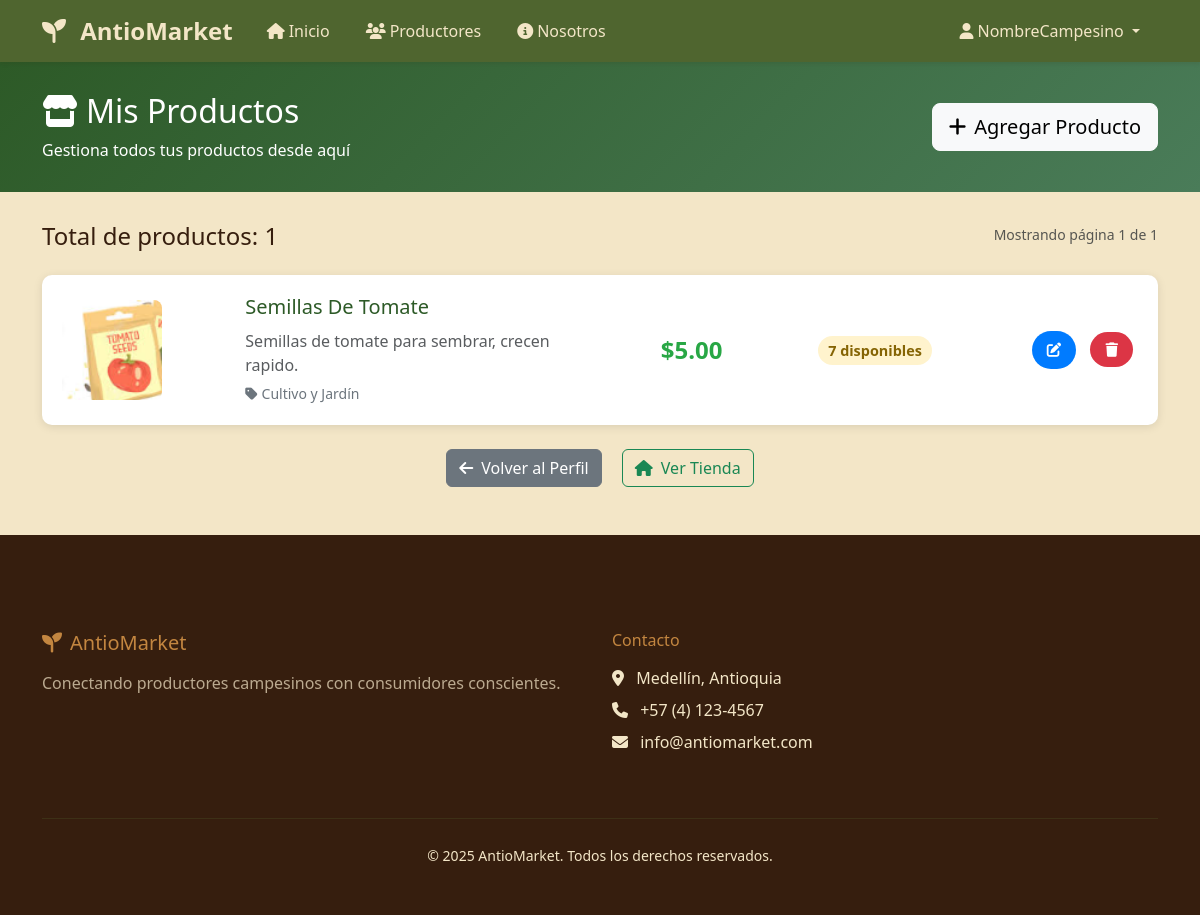
Before: /mis-productos/ (signed in) with the older database file.
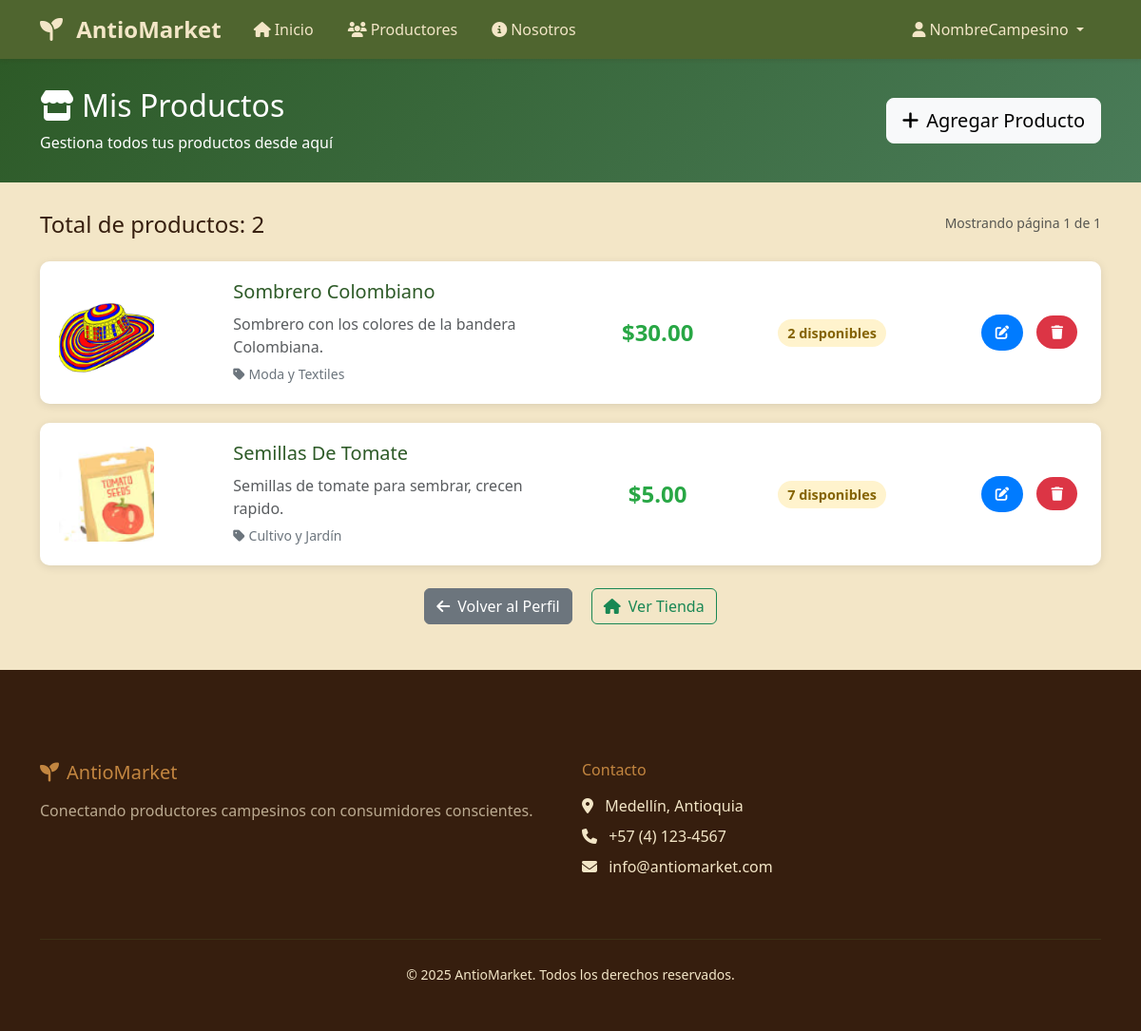
After: the same page with the newer database file.
### productos/models.py (models this page shows, shortened)
class Producto(models.Model):
    vendedor = models.ForeignKey("cuentas.CuentaVendedor", on_delete=models.CASCADE)
    nombre = models.CharField(max_length=100)
    descripcion = models.TextField()
    precio = models.DecimalField(max_digits=10, decimal_places=2)
    stock = models.IntegerField()
    categoria = models.CharField(max_length=50)
    imagen = models.ImageField(upload_to='productos/', blank=True, null=True, default='default.jpg')

### productos/views.py (the view)
# urls.py: path('mis-productos/', views.MisProductosView.as_view(), name='mis_productos'),
class MisProductosView(LoginRequiredMixin, VendedorRequiredMixin, ListView):
    model = Producto
    template_name = 'productos/mis_productos.html'
    context_object_name = 'productos'
    paginate_by = 10
    def get_queryset(self):
        return Producto.objects.filter(
            vendedor=self.request.user.cuentavendedor
        ).order_by('-id')

### productos/views.py (called while the page is built)
    def test_func(self):
        return self.request.user.is_authenticated and self.request.user.is_vendedor

### productos/templates/productos/mis_productos.html (shortened to what this page needs)
{% extends 'base.html' %}
{% block extra_css %}
{% load static %}
<link rel="stylesheet" href="{% static 'css/home.css' %}">
<link rel="stylesheet" href="{% static 'cuentas/css/perfiles.css' %}">
{% endblock %}
{% block content %}
<div class="productos-header">
    <div class="container">
        <div class="row align-items-center">
            <div class="col-md-8">
                <h2><i class="fas fa-store me-2"></i>Mis Productos</h2>
                <p class="mb-0">Gestiona todos tus productos desde aquí</p>
            </div>
            <div class="col-md-4 text-end">
                <a href="{% url 'productos:crear_producto' %}" class="btn btn-light btn-lg">
                    <i class="fas fa-plus me-2"></i>Agregar Producto
                </a>
            </div>
        </div>
    </div>
</div>
<div class="container">
    {% if productos %}
        <div class="row mb-3">
            <div class="col-md-6">
                <h4>Total de productos: {{ productos|length }}</h4>
            </div>
            <div class="col-md-6 text-end">
                <small class="text-muted">Mostrando página {{ page_obj.number }} de {{ page_obj.paginator.num_pages }}</small>
            </div>
        </div>
        {% for producto in productos %}
        <div class="producto-item">
            <div class="row align-items-center">
                <div class="col-md-2">
                    {% if producto.imagen %}
                        <img src="{{ producto.imagen.url }}" alt="{{ producto.nombre }}" class="producto-imagen">
                    {% else %}
                        <div class="producto-imagen bg-light d-flex align-items-center justify-content-center">
                            <i class="fas fa-image text-muted"></i>
                        </div>
                    {% endif %}
                </div>
                <div class="col-md-4 producto-info">
                    <h5>{{ producto.nombre }}</h5>
                    <p class="text-muted mb-1">{{ producto.descripcion|truncatewords:15 }}</p>
                    <small class="text-secondary">
                        <i class="fas fa-tag me-1"></i>{{ producto.categoria }}
                    </small>
                </div>
                <div class="col-md-2 text-center">
                    <div class="producto-precio">${{ producto.precio }}</div>
                </div>
                <div class="col-md-2 text-center">
                    {% if producto.stock > 10 %}
                        <span class="producto-stock stock-disponible">{{ producto.stock }} disponibles</span>
                    {% elif producto.stock > 0 %}
                        <span class="producto-stock stock-bajo">{{ producto.stock }} disponibles</span>
                    {% else %}
                        <span class="producto-stock stock-agotado">Agotado</span>
                    {% endif %}
                </div>
                <div class="col-md-2 text-end">
                    <a href="{% url 'productos:editar_producto' producto.pk %}" class="btn-accion btn-editar" title="Editar">
                        <i class="fas fa-edit"></i>
                    </a>
                    <a href="{% url 'productos:eliminar_producto' producto.pk %}" class="btn-accion btn-eliminar" title="Eliminar">
                        <i class="fas fa-trash"></i>
                    </a>
                </div>
            </div>
        </div>
        {% endfor %}
    {% endif %}
    <div class="text-center mt-4 mb-5">
        <a href="{% url 'cuentas:perfil_vendedor' %}" class="btn btn-secondary me-3">
            <i class="fas fa-arrow-left me-2"></i>Volver al Perfil
        </a>
        <a href="{% url 'productos:home' %}" class="btn btn-outline-success">
            <i class="fas fa-home me-2"></i>Ver Tienda
        </a>
    </div>
</div>
{% endblock %}

Changed rows visible on the page:
added Producto: imagen (picture), nombre "Sombrero Colombiano", descripcion "Sombrero con los colores de la bandera Colombiana.", categoria "Moda y Textiles", precio "30.00", stock "2"
Other visible differences:
{{ productos|length }}: "1" → "2"
